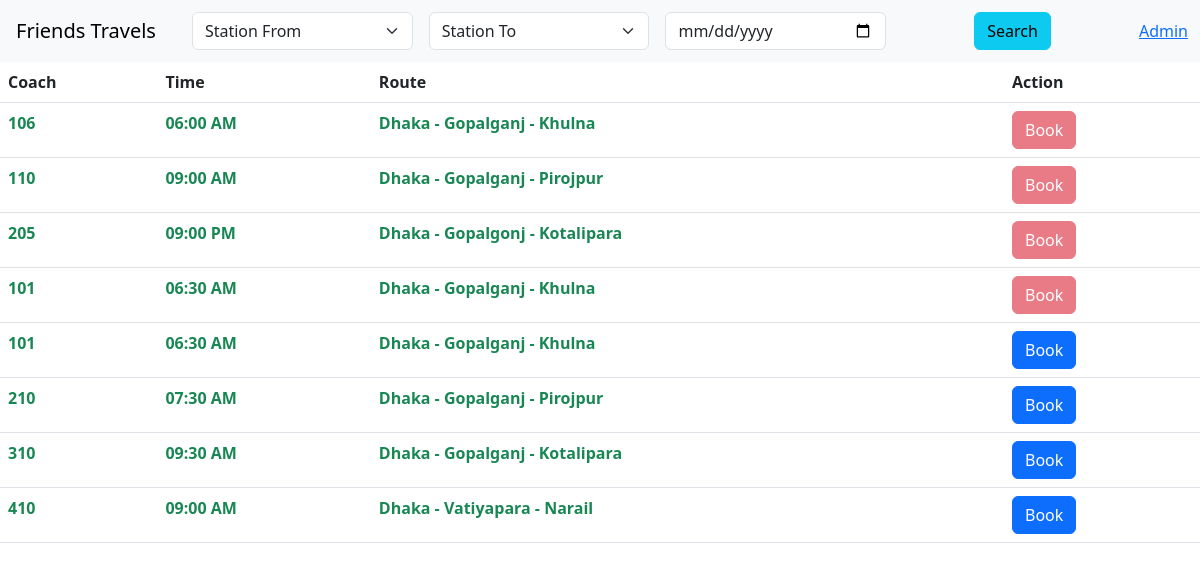
The page / on the database its author committed.
### tables this page shows
CREATE TABLE `trip_status` (
  `s_no` int(255) NOT NULL,
  `id` varchar(255) NOT NULL,
  `coach_no` varchar(60) NOT NULL,
  `status` int(1) NOT NULL DEFAULT 1,
  `date` varchar(60) NOT NULL,
  `time` varchar(60) NOT NULL,
  `route` varchar(255) NOT NULL,
  `station` text NOT NULL,
  `A1` int(1) NOT NULL DEFAULT 0,
  `A2` int(1) NOT NULL DEFAULT 0,
  `A3` int(1) NOT NULL DEFAULT 0,
  `A4` int(1) NOT NULL DEFAULT 0,
  `B1` int(1) NOT NULL DEFAULT 0,
  `B2` int(1) NOT NULL DEFAULT 0,
  `B3` int(1) NOT NULL DEFAULT 0,
  `B4` int(1) NOT NULL DEFAULT 0,
  `C1` int(1) NOT NULL DEFAULT 0,
  `C2` int(1) NOT NULL DEFAULT 0,
  `C3` int(1) NOT NULL DEFAULT 0,
  `C4` int(1) NOT NULL DEFAULT 0,
  `D1` int(1) NOT NULL DEFAULT 0,
  `D2` int(1) NOT NULL DEFAULT 0,
  `d3` int(1) NOT NULL DEFAULT 0,
  `d4` int(1) NOT NULL DEFAULT 0,
  `e1` int(1) NOT NULL DEFAULT 0,
  `e2` int(1) NOT NULL DEFAULT 0,
  `e3` int(1) NOT NULL DEFAULT 0,
  `e4` int(1) NOT NULL DEFAULT 0,
  `f1` int(1) NOT NULL DEFAULT 0,
  `f2` int(1) NOT NULL DEFAULT 0,
  `f3` int(1) NOT NULL DEFAULT 0,
  `f4` int(1) NOT NULL DEFAULT 0,
  `g1` int(1) NOT NULL DEFAULT 0,
  `g2` int(1) NOT NULL DEFAULT 0,
  `g3` int(1) NOT NULL DEFAULT 0,
  `g4` int(1) NOT NULL DEFAULT 0,
  `h1` int(1) NOT NULL DEFAULT 0,
  `h2` int(1) NOT NULL DEFAULT 0,
  `h3` int(1) NOT NULL DEFAULT 0,
  `h4` int(1) NOT NULL DEFAULT 0,
  `i1` int(1) NOT NULL DEFAULT 0,
  `i2` int(1) NOT NULL DEFAULT 0,
  `i3` int(1) NOT NULL DEFAULT 0,
  `i4` int(1) NOT NULL DEFAULT 0,
  `j1` int(1) NOT NULL DEFAULT 0,
  `j2` int(1) NOT NULL DEFAULT 0,
  `j3` int(1) NOT NULL DEFAULT 0,
  `j4` int(1) NOT NULL DEFAULT 0,
  `j5` int(1) NOT NULL DEFAULT 0
);

### index.php (the view, shortened to what this page needs)
<?php
require_once 'inc/conn.php';
?>
<!doctype html>
<html lang="en">
<head>
    <link href="https://cdn.jsdelivr.net/npm/bootstrap@5.3.0-alpha3/dist/css/bootstrap.min.css" rel="stylesheet"
>
    <link rel="stylesheet" href="style.css">
</head>
<body>
    <nav class="navbar navbar-expand-lg bg-body-tertiary">
        <div class="container-fluid">
            <a class="navbar-brand p-1" href="#">Friends Travels</a>
            <div class="collapse navbar-collapse" id="navbarNav">
                <div class="container overflow-hidden text-center">
                    <form class="row gx-2">
                        <div class="col">
                            <div class="p-1">
                                <select class="form-select mr-4" aria-label="Default select example">
                                    <option selected>Station From</option>
                                </select>
                            </div>
                        </div>
                        <div class="col">
                            <div class="p-1">
                                <select class="form-select mr-4" aria-label="Default select example">
                                    <option selected>Station To</option>
                                </select>
                            </div>
                        </div>
                        <div class="col">
                            <div class="p-1">
                                <input class="form-control" type="date" />
                            </div>
                        </div>
                        <div class="col">
                            <div class="p-1">
                                <button type="submit" class="btn btn-info">Search</button>
                            </div>
                        </div>
                    </form>
                </div>
                <div class="d-flex">
                    <a href="admin.php">Admin</a>
                </div>
            </div>
        </div>
    </nav>
    <div class="">
        <?php
        $sql = "SELECT * FROM `trip_status` ORDER BY s_no ASC";
        $result = mysqli_query( $con, $sql );
        if (mysqli_num_rows( $result ) > 0) {
            echo '
            <table class="table table-hover">
                <thead>
                    <tr>
                        <th scope="col">Coach</th>
                        <th scope="col">Time</th>
                        <th scope="col">Route</th>
                        <th scope="col">Action</th>
                    </tr>
                </thead>
                <tbody>';
            while ($row = mysqli_fetch_assoc( $result )) {
                echo '
                    <tr>
                        <td class="text-success fw-bold">' . $row['coach_no'] . '</td>
                        <td class="text-success fw-bold">' . $row['time'] . '</td>
                        <td class="text-success fw-bold">' . $row['route'] . '</td>
                        <td>';
                if ($row['status'] == 1) {
                    echo '<button type="button" class="btn btn-primary" data-bs-toggle="modal" data-bs-target="#exampleModal" data-id="' . $row['id'] . '">
                            Book
                        </button>';
                }
                else {
                    echo '<button type="button" class="btn btn-danger" disabled>
                            Book
                        </button>';
                }
                echo '</td>
                    </tr>';
            }
            echo '</tbody></table>';
        }
        else {
            echo 'Data not found in the database';
        }
        ?>
    </div>
</body>
</html>

### rows shown on the page
trip_status: coach_no "106", time "06:00 AM", route "Dhaka - Gopalganj - Khulna", status "Book"
trip_status: coach_no "110", time "09:00 AM", route "Dhaka - Gopalganj - Pirojpur", status "Book"
trip_status: coach_no "205", time "09:00 PM", route "Dhaka - Gopalgonj - Kotalipara", status "Book"
trip_status: coach_no "101", time "06:30 AM", route "Dhaka - Gopalganj - Khulna", status "Book"
trip_status: coach_no "101", time "06:30 AM", route "Dhaka - Gopalganj - Khulna"
trip_status: coach_no "210", time "07:30 AM", route "Dhaka - Gopalganj - Pirojpur"
trip_status: coach_no "310", time "09:30 AM", route "Dhaka - Gopalganj - Kotalipara"
trip_status: coach_no "410", time "09:00 AM", route "Dhaka - Vatiyapara - Narail"
